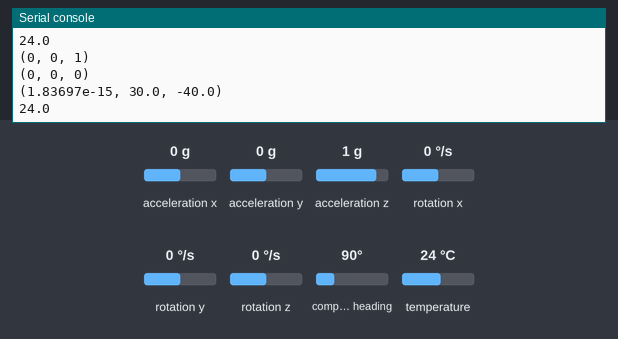
Simulated run of this program. Board: Raspberry Pi Pico running MicroPython. Parts: the last lines printed to the serial console. The test bench sets the inputs (shaded band); at power-on: compass heading 90°, acceleration x 0 g, acceleration y 0 g, acceleration z 1 g, rotation x 0 °/s, rotation y 0 °/s, rotation z 0 °/s, temperature 24 °C.

Above: at 1.2 s.
1.3 s: compass heading set to 180°
At 2.8 s:
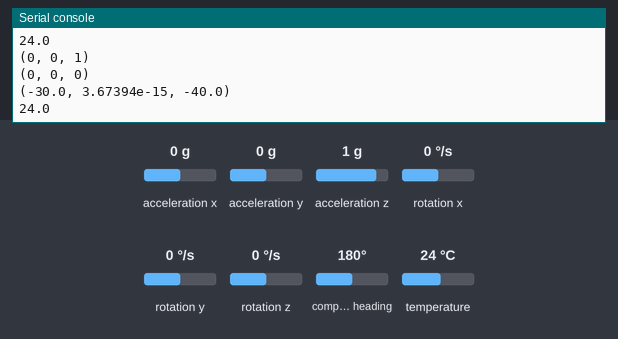
4.5 s: acceleration x set to -1.4 g
6.0 s: acceleration y set to -1.4 g
7.5 s: acceleration z set to -1.4 g
9.0 s: rotation x set to -192 °/s
At 9.8 s:
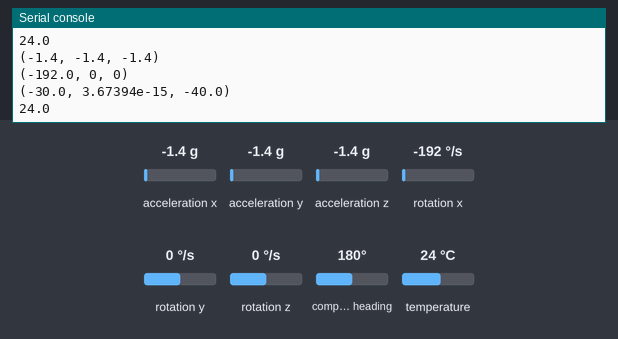
Timing chart, 0 to 11.5 s (numbered marks = the images above; inputs shaded):
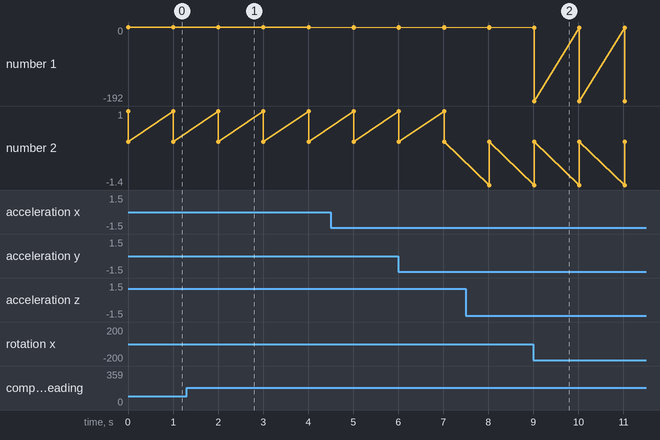

The program:

readall.py
```python
import utime
from machine import I2C, Pin
from mpu9250 import MPU9250
from mpu6500 import MPU6500, SF_G, SF_DEG_S

i2c = I2C(0, sda=Pin(4), scl=Pin(5))
mpu6500 = MPU6500(i2c, accel_sf=SF_G, gyro_sf=SF_DEG_S)
sensor = MPU9250(i2c, mpu6500=mpu6500)

print("MPU9250 id: " + hex(sensor.whoami))

while True:
    print(sensor.acceleration)
    print(sensor.gyro)
    print(sensor.magnetic)
    print(sensor.temperature)

    utime.sleep_ms(1000)
```

Measured:
- after the input at 1.3 s, the serial console: prints a new line after 0.71 s (image 1)
- after the input at 9.0 s, the serial console: prints a new line at once (image 2)
- plotted number 1: 0 → -192 after the input at 9.0 s
